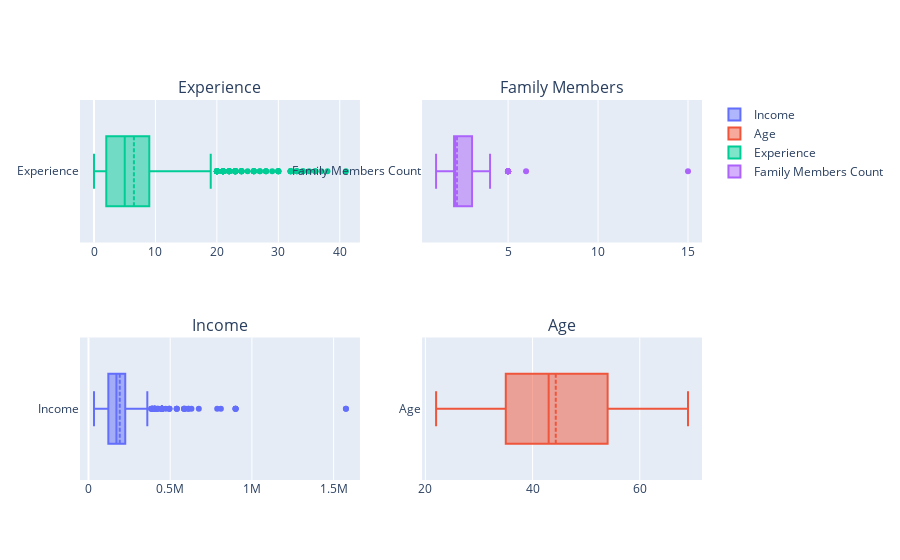

Source (notebook cell):
### Code cell
other_numerical_cols = ["Annual_income","AGE","YEARS_EMPLOYED","Family_Members"]

fig = make_subplots(rows=2, cols=2, start_cell="bottom-left",
                   subplot_titles=("Income", "Age", "Experience", "Family Members"))

fig.add_trace(go.Box(x=newdfclean.Annual_income, name='Income',boxmean=True),row=1,col=1)
fig.add_trace(go.Box(x=newdfclean.AGE, name='Age', boxmean=True), row=1, col=2)
fig.add_trace(go.Box(x=newdfclean.YEARS_EMPLOYED, name='Experience', boxmean=True), row=2, col=1)
fig.add_trace(go.Box(x=newdfclean.Family_Members, name="Family Members Count", boxmean=True),row=2, col=2)

fig.show()

### Figure 1 — Plotly figure (JSON) as saved in the notebook; plotly's stock layout.template omitted (floating-point values rounded to 4 significant figures; data arrays with more than 128 entries replaced by an {"elided": "..."} marker saying what was removed)
{"data": [{"boxmean": true, "name": "Income", "type": "box", "x": {"elided": "1548 float values"}, "xaxis": "x", "yaxis": "y"}, {"boxmean": true, "name": "Age", "type": "box", "x": {"elided": "1548 int values"}, "xaxis": "x2", "yaxis": "y2"}, {"boxmean": true, "name": "Experience", "type": "box", "x": {"elided": "1548 int values"}, "xaxis": "x3", "yaxis": "y3"}, {"boxmean": true, "name": "Family Members Count", "type": "box", "x": {"elided": "1548 int values"}, "xaxis": "x4", "yaxis": "y4"}], "layout": {"annotations": [{"font": {"size": 16}, "showarrow": false, "text": "Income", "x": 0.225, "xanchor": "center", "xref": "paper", "y": 0.375, "yanchor": "bottom", "yref": "paper"}, {"font": {"size": 16}, "showarrow": false, "text": "Age", "x": 0.775, "xanchor": "center", "xref": "paper", "y": 0.375, "yanchor": "bottom", "yref": "paper"}, {"font": {"size": 16}, "showarrow": false, "text": "Experience", "x": 0.225, "xanchor": "center", "xref": "paper", "y": 1, "yanchor": "bottom", "yref": "paper"}, {"font": {"size": 16}, "showarrow": false, "text": "Family Members", "x": 0.775, "xanchor": "center", "xref": "paper", "y": 1, "yanchor": "bottom", "yref": "paper"}], "xaxis": {"anchor": "y", "domain": [0, 0.45]}, "xaxis2": {"anchor": "y2", "domain": [0.55, 1]}, "xaxis3": {"anchor": "y3", "domain": [0, 0.45]}, "xaxis4": {"anchor": "y4", "domain": [0.55, 1]}, "yaxis": {"anchor": "x", "domain": [0, 0.375]}, "yaxis2": {"anchor": "x2", "domain": [0, 0.375]}, "yaxis3": {"anchor": "x3", "domain": [0.625, 1]}, "yaxis4": {"anchor": "x4", "domain": [0.625, 1]}}}
